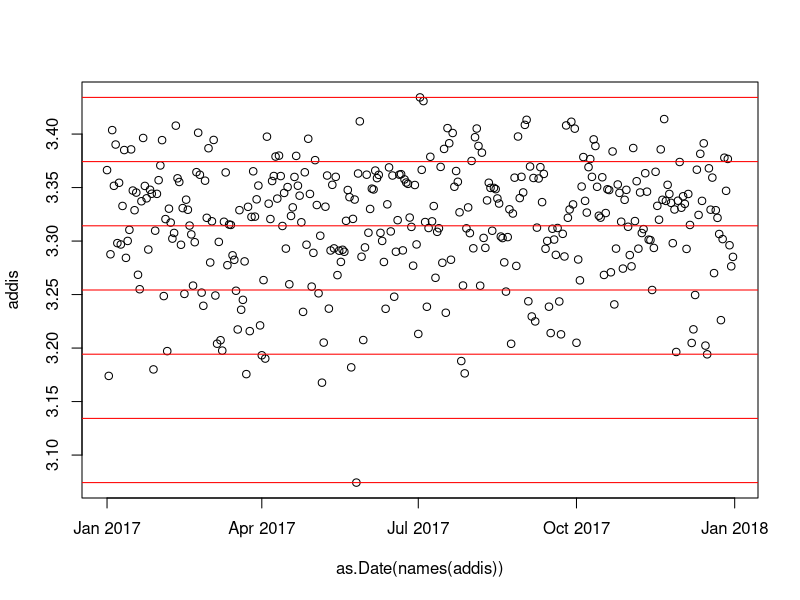

This chart was generated by the following R code:
#make some fake datetime and discharge data
dt = seq(as.POSIXct('2017-01-01 00:00:00'), as.POSIXct('2017-12-31 00:00:00'),
    '15 min')
Q = rnorm(length(dt), 30, 10)
Q[Q <= 0] = 0.001
fitdata = data.frame(solar.time=dt, discharge=Q)

#determine centers (same way it's done in the package)
n_KQ_nodes = 7
addis = tapply(log(fitdata$discharge),
    substr(fitdata$solar.time,1,10), mean)
K600_lnQ_nodes_centers = seq(from=min(addis, na.rm=TRUE),
    to=max(addis, na.rm=TRUE), length.out=n_KQ_nodes)

#verify
plot(as.Date(names(addis)), addis)
abline(h=K600_lnQ_nodes_centers, col='red')
